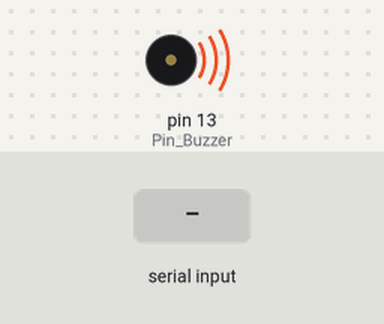
Bench run of a sketch on a simulated Arduino Uno, built with avr-gcc and run on an emulated ATmega328P. Parts: buzzer (waves = sounding). The test bench sets the inputs (shaded band). What the sketch prints to the serial monitor is not drawn.

Above: at 0.1 s.
At 3.1 s:
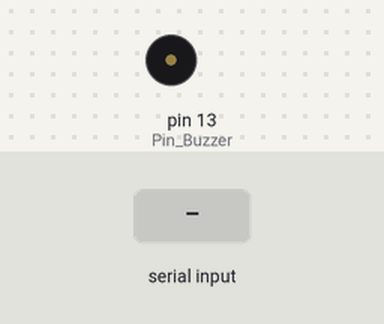
3.2 s: "1" received over Serial
Timing chart, 0 to 6.2 s (numbered marks = the images above; inputs shaded):
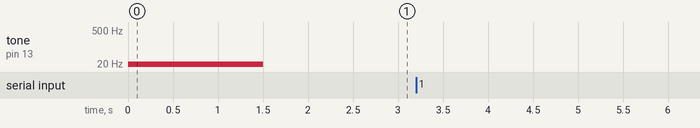

The sketch:

Serial1_Echo.ino
```cpp
/*
  Serial Call and Response
 Language: Wiring/Arduino
*/
#define SerialIN Serial
#define SerialOUT Serial
int inByte = 0;         // incoming serial byte
 #define Pin_Buzzer 13		//=FREQUENCYTIMER2_PIN=10	// CLOCK  << vedere in funzione del timer usato Timer 3 =>pin A=5, B=2, C=3
void playSingleNote(int nota, uint16_t noteDuration) {
	tone(Pin_Buzzer, nota, noteDuration);
	delay(noteDuration * 1.30);
	noTone(Pin_Buzzer);

}

void setup()
{
	SerialIN.begin(115200);
	SerialOUT.begin(115200);
	SerialOUT.println( "Echo su seriale" );


	playSingleNote(5, 1500);

}
void loop()
{

	if (SerialIN.available() > 0) {
		// get incoming byte:
		inByte = SerialIN.read();
		//playSingleNote(1000, 90);

		if (false)// (inByte<20)
		{
			SerialOUT.print("[");
			SerialOUT.print(inByte);
			SerialOUT.println("]");

		} else
		{
			//Serial1.write(inByte);
			SerialOUT.write(inByte);
		}
	}
	if (SerialOUT.available() > 0) {
	// get incoming byte:
	inByte = SerialOUT.read();

	// Serial.write(inByte);
	SerialIN.write(inByte);
	}
}
```

Measured:
- after the input at 3.2 s, every drawn part: stays the same
